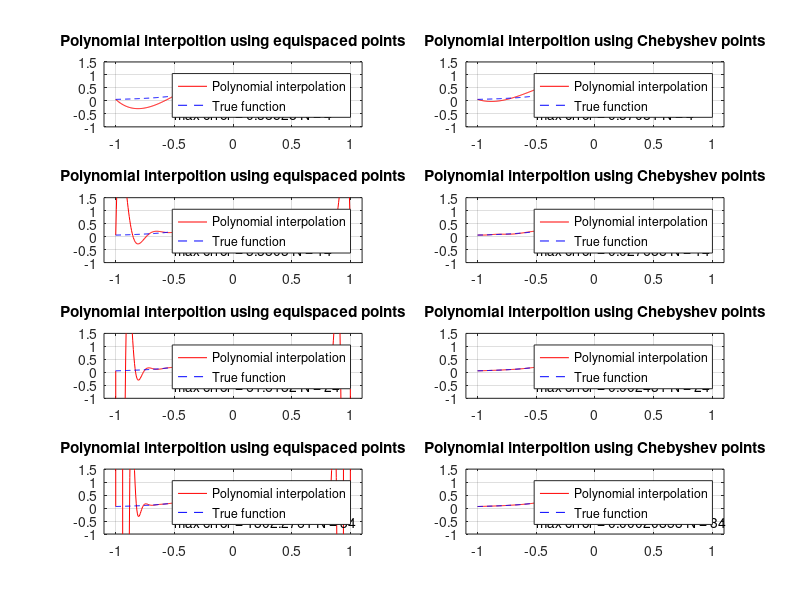

MATLAB code for this plot:
%% Polynomial interpolation of the Runge-type function
% Polynomial degrees to test
NS=[4,14,24,34];
% Keeping a slightly larger interval than [-1,1] also shows mild extrapolation.
xx= -1.00:0.005:1.00;clf
for j=1:4
    for i =1:2
        N = NS(j);

        % Choose interpolation nodes
        if i==1, s='equispaced points';x=-1+2*(0:N)/N;end
        if i==2, s='Chebyshev points'; x=cos((0:N)*pi/N);end
        subplot(4,2,2*(j-1)+i)

        % The target function is
        u=1./(1+16*x.^2);
        uu=1./(1+16*xx.^2);

        p=polyfit(x,u,N);
        pp=polyval(p,xx);

        subplot(4,2,i+2*(j-1)), plot(xx,pp,'r-'), 
        title(['Polynomial interpoltion using ' s])
        hold on, plot(xx,uu,'b--'), grid on

        legend('Polynomial interpolation', 'True function')
        axis([-1.1,1.1,-1,1.5]);
        max_err=norm(uu-pp,inf);
        text(-0.5,-0.5,['max error = ',num2str(max_err),' N = ',num2str(NS(j))])
    end
end
